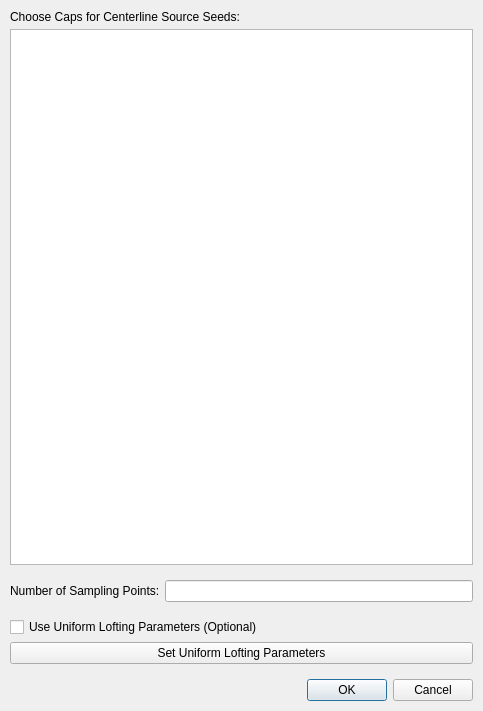
<?xml version="1.0" encoding="UTF-8"?>
<ui version="4.0">
 <class>svCapSelectionWidget</class>
 <widget class="QWidget" name="svCapSelectionWidget">
  <property name="geometry">
   <rect>
    <x>0</x>
    <y>0</y>
    <width>483</width>
    <height>711</height>
   </rect>
  </property>
  <property name="contextMenuPolicy">
   <enum>Qt::CustomContextMenu</enum>
  </property>
  <property name="windowTitle">
   <string>Create Solid Model</string>
  </property>
  <layout class="QVBoxLayout" name="verticalLayout">
   <property name="spacing">
    <number>5</number>
   </property>
   <property name="leftMargin">
    <number>5</number>
   </property>
   <property name="topMargin">
    <number>5</number>
   </property>
   <property name="rightMargin">
    <number>5</number>
   </property>
   <property name="bottomMargin">
    <number>5</number>
   </property>
   <item>
    <widget class="QWidget" name="widget_3" native="true">
     <layout class="QVBoxLayout" name="verticalLayout_2">
      <property name="spacing">
       <number>5</number>
      </property>
      <property name="leftMargin">
       <number>5</number>
      </property>
      <property name="topMargin">
       <number>5</number>
      </property>
      <property name="rightMargin">
       <number>5</number>
      </property>
      <property name="bottomMargin">
       <number>5</number>
      </property>
      <item>
       <widget class="QLabel" name="label">
        <property name="text">
         <string>Choose Caps for Centerline Source Seeds:</string>
        </property>
       </widget>
      </item>
      <item>
       <widget class="QTableView" name="tableView">
        <property name="contextMenuPolicy">
         <enum>Qt::CustomContextMenu</enum>
        </property>
        <property name="toolTip">
         <string>&lt;html&gt;&lt;head/&gt;&lt;body&gt;&lt;p&gt;Select the caps to use as sources for the centerline extraction. All other caps will be used as targets. Typically, the sources correspond to the inlets and the targets to the outlets.&lt;/p&gt;&lt;/body&gt;&lt;/html&gt;</string>
        </property>
        <property name="selectionBehavior">
         <enum>QAbstractItemView::SelectRows</enum>
        </property>
        <property name="sortingEnabled">
         <bool>true</bool>
        </property>
       </widget>
      </item>
     </layout>
    </widget>
   </item>
   <item>
    <widget class="QWidget" name="widget" native="true">
     <layout class="QHBoxLayout" name="horizontalLayout">
      <property name="spacing">
       <number>5</number>
      </property>
      <property name="leftMargin">
       <number>5</number>
      </property>
      <property name="topMargin">
       <number>5</number>
      </property>
      <property name="rightMargin">
       <number>5</number>
      </property>
      <property name="bottomMargin">
       <number>5</number>
      </property>
      <item>
       <widget class="QLabel" name="labelNumSampling">
        <property name="text">
         <string>Number of Sampling Points:</string>
        </property>
       </widget>
      </item>
      <item>
       <widget class="QLineEdit" name="lineEditNumSampling">
        <property name="text">
         <string/>
        </property>
        <property name="placeholderText">
         <string/>
        </property>
       </widget>
      </item>
     </layout>
    </widget>
   </item>
   <item>
    <widget class="QWidget" name="widget_4" native="true">
     <layout class="QVBoxLayout" name="verticalLayout_3">
      <property name="spacing">
       <number>5</number>
      </property>
      <property name="leftMargin">
       <number>5</number>
      </property>
      <property name="topMargin">
       <number>5</number>
      </property>
      <property name="rightMargin">
       <number>5</number>
      </property>
      <property name="bottomMargin">
       <number>5</number>
      </property>
      <item>
       <widget class="QCheckBox" name="checkboxUseUniform">
        <property name="text">
         <string>Use Uniform Lofting Parameters (Optional)</string>
        </property>
        <property name="checked">
         <bool>false</bool>
        </property>
       </widget>
      </item>
      <item>
       <widget class="QPushButton" name="btnUniformParameters">
        <property name="text">
         <string>Set Uniform Lofting Parameters</string>
        </property>
       </widget>
      </item>
     </layout>
    </widget>
   </item>
   <item>
    <widget class="QWidget" name="widget_2" native="true">
     <layout class="QGridLayout" name="gridLayout">
      <property name="leftMargin">
       <number>5</number>
      </property>
      <property name="topMargin">
       <number>5</number>
      </property>
      <property name="rightMargin">
       <number>5</number>
      </property>
      <property name="bottomMargin">
       <number>5</number>
      </property>
      <property name="horizontalSpacing">
       <number>5</number>
      </property>
      <item row="0" column="0">
       <widget class="QDialogButtonBox" name="buttonBox">
        <property name="standardButtons">
         <set>QDialogButtonBox::Cancel|QDialogButtonBox::Ok</set>
        </property>
       </widget>
      </item>
     </layout>
    </widget>
   </item>
  </layout>
 </widget>
 <tabstops>
  <tabstop>tableView</tabstop>
  <tabstop>lineEditNumSampling</tabstop>
 </tabstops>
 <resources/>
 <connections/>
</ui>
